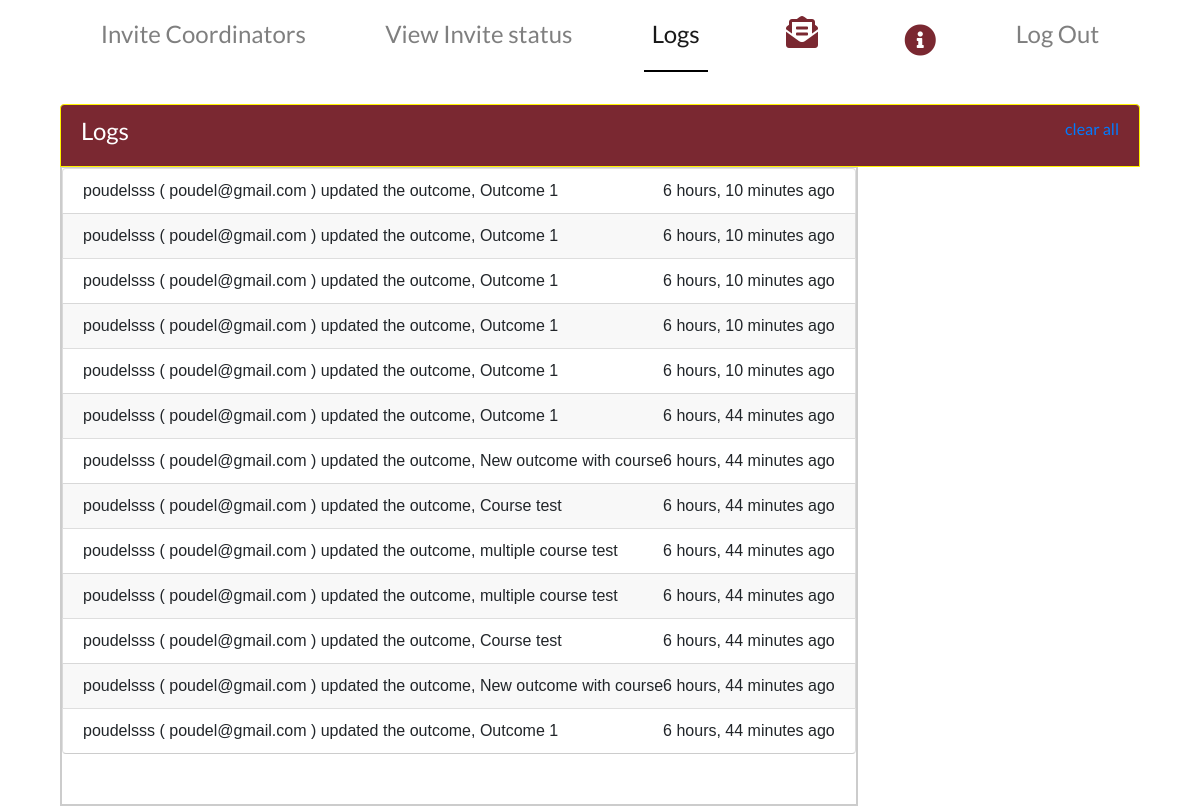
Page /logs (signed in) on the committed database.
### main/models.py (models this page shows)
class Log(models.Model):
    message = models.CharField(max_length=400)
    created_at = models.DateTimeField()
    read = models.BooleanField(default=False)

### main/views.py (the view)
# urls.py: path('logs', views.logs, name='logs'),
@user_passes_test(super_admin_test)
def logs(request):
    logs = Log.objects.filter(read=False).order_by('-created_at')
    logs_count = logs.count()
    context = {"logs":logs, 'log':'active', 'logs_count':logs_count, 'cordinator':InvitedCo.objects.all()}
    return render(request, 'main/logs.html', context)

### main/views.py (called while the page is built)
def super_admin_test(user):
    return user.is_superuser

### main/templates/main/logs.html (shortened to what this page needs)
{% extends  'main/superadminbase.html' %}
{% load static %}
{% block body_block %}
<div class = "container">
  <div class = "container-fluid">
      <li class="list-group-item  list-group-item-action active  d-flex justify-content-between"><span> <h4>Logs</h4> </span>
        <a href = "{%url 'main:clear_log'%}">clear all</a>
      </li>
      <ul class="list-group ulclass" style = "overflow-y:scroll; height: 80vh;">
      {%for log in logs%}
        <li class="list-group-item d-flex justify-content-between liclass"><span>{{log.message}}</span>
           {{log.created_at|timesince}} ago
         </li>
  {%empty%}
  <a href= "#" class="list-group-item list-group-item-action text-center" style="padding:20px;"><span >No activity to log. <br/> Please check back later</span>
   </a>
  {%endfor%}
</ul>
</div>
</div>
{%endblock%}

### main/static/css/landing.css (style rules this page uses)
body { font-family: Montserrat, Lato, 'Nunito Sans', Helvetica, Arial, Platino, Garamond, Bookman, Lucidia; }
body { height: 100vh; }
.list-group-item.active { z-index: 2; color: #fff; background-color: #7a2831 ; border-color: #fff300; }
h4 { font-family: lato; }

### main/templates/main/logs.html (style rules this page uses)
.ulclass { position: absolute; overflow: scroll; margin: 0; padding: 0; border: 2px solid #ccc; font-size: 16px; font-family: Arial, sans-serif; -webkit-overflow-scrolling: touch; }
.liclass { padding: 10px 20px; border-bottom: 1px solid #ccc; }
.liclass:nth-child(even) { background: #f8f8f8; }

### rows in the picture
Log: message "poudelsss ( poudel@gmail.com ) updated the outcome, Outcome 1", created_at "6 hours, 10 minutes"
Log: message "poudelsss ( poudel@gmail.com ) updated the outcome, Outcome 1", created_at "6 hours, 10 minutes"
Log: message "poudelsss ( poudel@gmail.com ) updated the outcome, Outcome 1", created_at "6 hours, 10 minutes"
Log: message "poudelsss ( poudel@gmail.com ) updated the outcome, Outcome 1", created_at "6 hours, 10 minutes"
Log: message "poudelsss ( poudel@gmail.com ) updated the outcome, Outcome 1", created_at "6 hours, 10 minutes"
Log: message "poudelsss ( poudel@gmail.com ) updated the outcome, Outcome 1", created_at "6 hours, 44 minutes"
Log: message "poudelsss ( poudel@gmail.com ) updated the outcome, New outcome with course", created_at "6 hours, 44 minutes"
Log: message "poudelsss ( poudel@gmail.com ) updated the outcome, Course test", created_at "6 hours, 44 minutes"
Log: message "poudelsss ( poudel@gmail.com ) updated the outcome, multiple course test", created_at "6 hours, 44 minutes"
Log: message "poudelsss ( poudel@gmail.com ) updated the outcome, multiple course test", created_at "6 hours, 44 minutes"
Log: message "poudelsss ( poudel@gmail.com ) updated the outcome, Course test", created_at "6 hours, 44 minutes"
Log: message "poudelsss ( poudel@gmail.com ) updated the outcome, New outcome with course", created_at "6 hours, 44 minutes"
Log: message "poudelsss ( poudel@gmail.com ) updated the outcome, Outcome 1", created_at "6 hours, 44 minutes"
